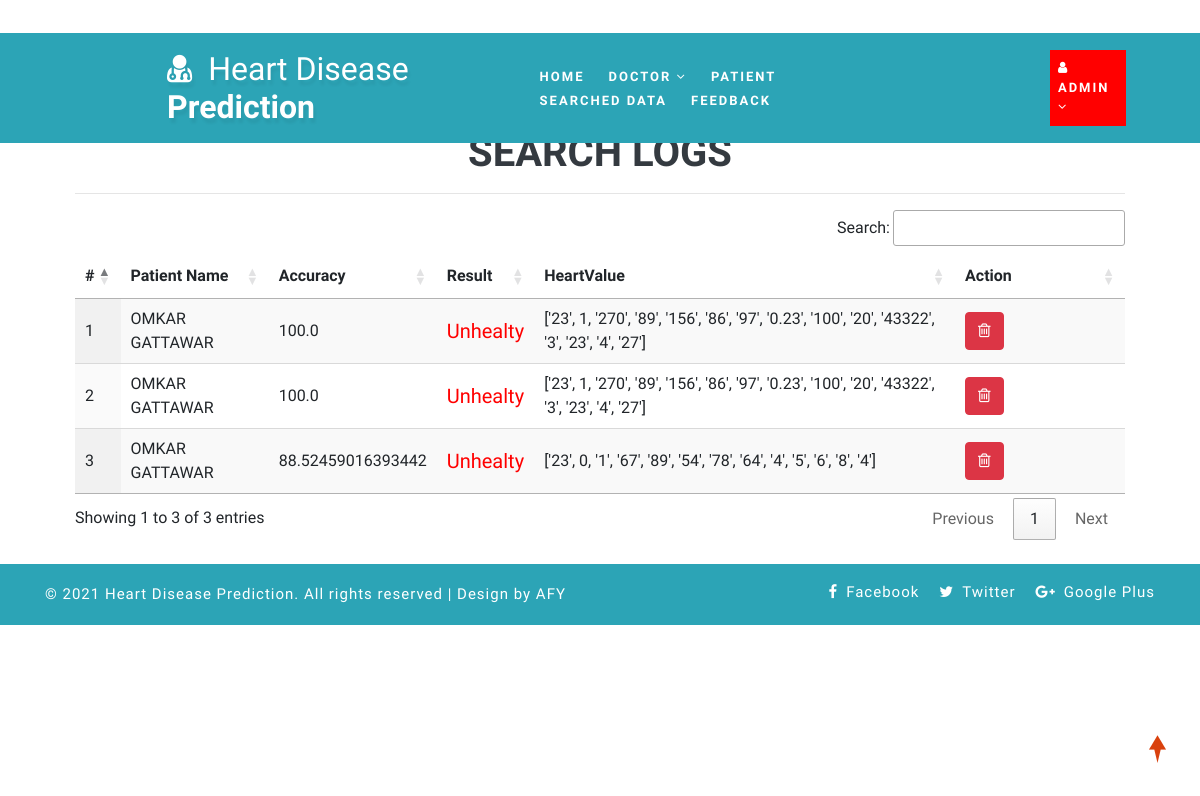
The app's page /view_search_pat (signed in), older data.
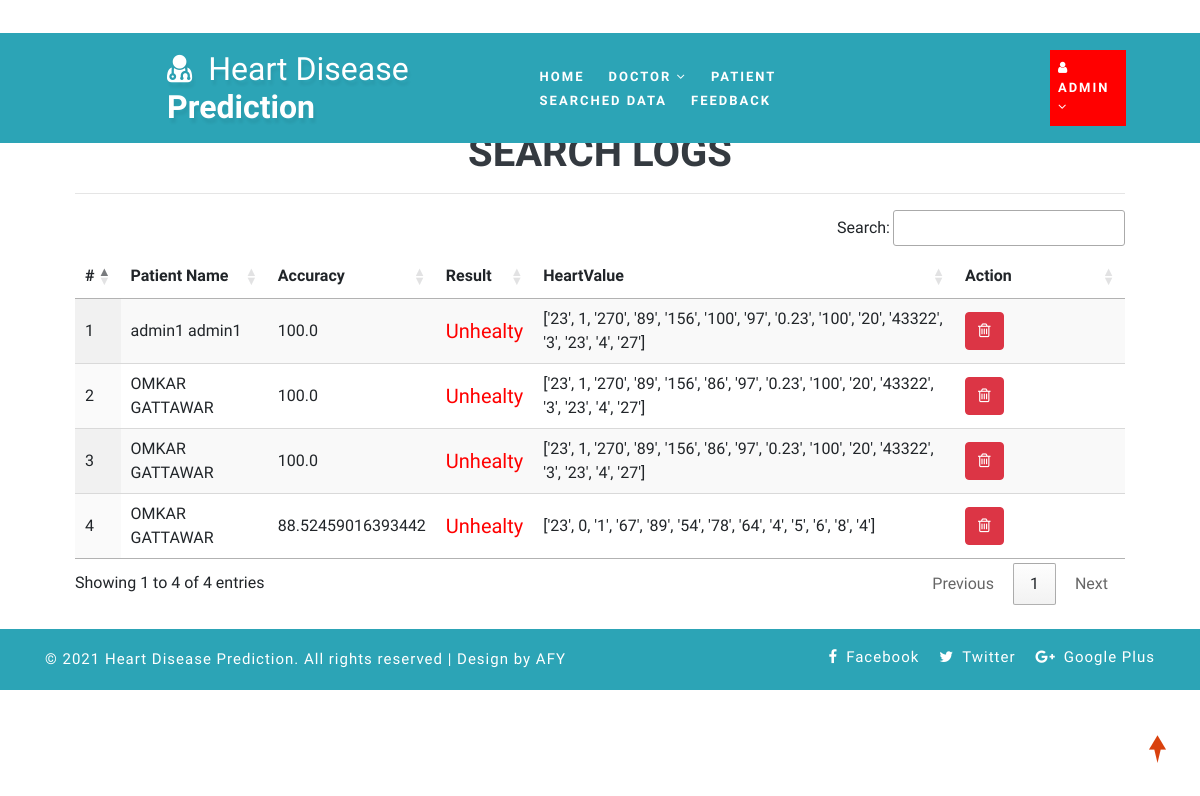
The same page, newer data.
### health/models.py (models this page shows, shortened)
class Search_Data(models.Model):
    patient = models.ForeignKey(Patient, on_delete=models.CASCADE, null=True)
    prediction_accuracy = models.CharField(max_length=100,null=True,blank=True)
    result = models.CharField(max_length=100,null=True,blank=True)
    values_list = models.CharField(max_length=100,null=True,blank=True)
    created = models.DateTimeField(auto_now=True,null=True)

class Patient(models.Model):
    user = models.ForeignKey(User, on_delete=models.CASCADE, null=True)
    contact = models.CharField(max_length=100, null=True)
    address = models.CharField(max_length=100, null=True)
    dob = models.DateField(null=True)
    image = models.FileField(null=True)

### health/views.py (the view)
# urls.py: path('view_search_pat', view_search_pat,name="view_search_pat"),
@login_required(login_url="login")
def view_search_pat(request):
    doc = None
    try:
        doc = Doctor.objects.get(user=request.user)
        data = Search_Data.objects.filter(patient__address__icontains=doc.address).order_by('-id')
    except:
        try:
            doc = Patient.objects.get(user=request.user)
            data = Search_Data.objects.filter(patient=doc).order_by('-id')
        except:
            data = Search_Data.objects.all().order_by('-id')
    return render(request,'view_search_pat.html',{'data':data})

### health/templates/view_search_pat.html
{% extends 'index.html' %}
{% load static %}
{% block body %}
<div class="container-fluid" style="width:90%;margin-top:8%">
                    <div class="container-fluid">
                        <h1 align="center" class="w3ls-title text-uppercase text-dark font-weight-bold">Search Logs</h1>
                         </div><hr>
                                <table id="example" class="display" style="width:100%">
                                  <thead>
                                    <tr>
                                      <th>#</th>
                                      {% if request.user.patient_set.all.0 %}
                                      <th>Date</th>
                                      {% else %}
                                      <th>Patient Name</th>
                                      {% endif %}
                                      <th>Accuracy</th>
                                      <th>Result</th>
                                      <th>HeartValue</th>
                                      <th>Action</th>
                                  </tr>
                              </thead>
                              <tbody>
                              {% for i in data %}
                                <tr>
                                  <td>{{forloop.counter}}</td>
                                  {% if request.user.patient_set.all.0 %}
                                    <td>{{i.created}}</td>
                                  {% else %}
                                  <td>{{i.patient.user.first_name}} {{i.patient.user.last_name}}</td>
                                  {% endif %}
                                    <td>{{i.prediction_accuracy}}</td>
                                    <td>{% if i.result == "0" %}
                                      <h5 style="color:green">Healty</h5>
                                      {% else %}
                                      <h5 style="color:red">Unhealty</h5>
                                  {% endif %}
                                  </td>
                                  <td>{{i.values_list}}</td>
                                  <td style="width:150px">
                                      <a href="/delete_searched/{{i.id}}" ><button class="btn btn-danger" onclick="return confirm('Are you sure?')"><i class="fa fa-trash-o"></i></button></a></td>
                              </tr>
                              {% endfor %}
                          </tbody>
                      </table>
                  </div>
{% endblock %}

Row changes from the older to the newer data that the page shows:
added Search_Data: patient.user.first_name "admin1", patient.user.last_name "admin1", prediction_accuracy "100.0", result "Unhealty", values_list "['23', 1, '270', '89', '156', '100', '97', '0.23', '100', '20', '43322', '3', '23', '4', '27']"
Text that changed along with them:
text written by a page script: "Search: Showing 1 to 3 of 3 entries Previous 1 Next" → "Search: Showing 1 to 4 of 4 entries Previous 1 Next"
